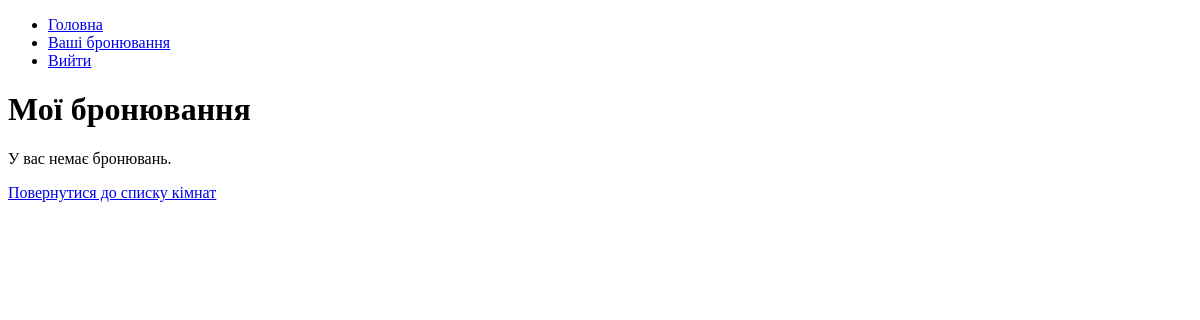
The app's page /my_bookings/ (signed in), older data.
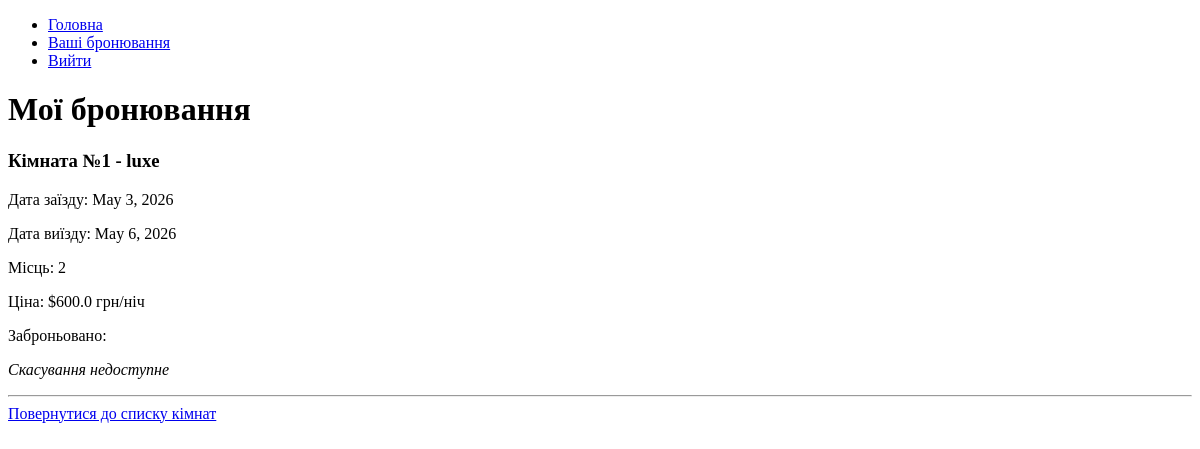
The same page, newer data.
### core/models.py (models this page shows, shortened)
class Booking(models.Model):
    user = models.ForeignKey(User, on_delete=models.CASCADE, related_name='bookings')
    room = models.ForeignKey(Room, on_delete=models.CASCADE, related_name='bookings')
    start_date = models.DateField()
    end_date = models.DateField()
    created_at = models.DateTimeField(auto_now_add=True)
    class Meta:
        verbose_name = 'Booking'
        verbose_name_plural = 'Bookings'

class Room(models.Model):
    number = models.IntegerField()
    capacity = models.IntegerField()
    price = models.FloatField()
    image = models.ImageField(upload_to='rooms', null = True)
    category = models.ForeignKey(Category, on_delete=models.SET_NULL, null=True, related_name='rooms')
    class Meta:
        verbose_name = 'Room'
        verbose_name_plural = 'Rooms'

class Category(models.Model):
    title = models.CharField(max_length=100)
    class Meta:
        verbose_name = 'Category'
        verbose_name_plural = 'Categories'
    def __str__(self):
        return self.title

### core/views.py (the view)
# urls.py: path('my_bookings/', views.user_bookings, name = 'user_bookings'),
def user_bookings(request):
    user = request.user
    context = {
        'bookings': Booking.objects.filter(user=user).order_by('-start_date')
    }
    return render(request=request, template_name='core/my_bookings.html', context=context)

### templates/core/my_bookings.html (shortened to what this page needs)
{% extends "base.html" %}
{% block content %}
<h1>Мої бронювання</h1>
{% if bookings %}
    {% for booking in bookings %}
        <div>
            <h3>Кімната №{{ booking.room.number }} - {{ booking.room.category }}</h3>
            <p>Дата заїзду: {{ booking.start_date }}</p>
            <p>Дата виїзду: {{ booking.end_date }}</p>
            <p>Місць: {{ booking.room.capacity }}</p>
            <p>Ціна: ${{ booking.room.price }} грн/ніч</p>
            <p>Заброньовано: {{ booking.room.created_at }}</p>
            {% if booking.start_date > today %}
               <form method= "post", action="{% url 'cancel_booking' booking.id %}">
                {% csrf_token %}
                <button type="submit" onclick="return confirm('Ви впевнені, що хочете скасувати це бронювання?')">Скасувати бронювання
                </button>
                </form>
            {% else %}
                <p><em>Скасування недоступне</em></p>
            {% endif %}
        </div>
        <hr>
    {% endfor %}
{% else %}
    <p>У вас немає бронювань.</p>
{% endif %}
<a href ="{% url 'rooms' %}">Повернутися до списку кімнат</a>
{% endblock %}

### templates/base.html (shortened to what this page needs)
<!DOCTYPE html>
<html lang="en">
<head>
</head>
<body>
    <header>
        <nav>
            <ul>
                <li><a href="{% url 'rooms' %}">Головна</a></li>
                {% if user.is_authenticated %}
                <li><a href="{% url 'user_bookings' %}">Ваші бронювання</a></li>
                <li><a href="{% url 'logout' %}">Вийти</a></li>
                {% else %}
                <li><a href="{% url 'login' %}">Увійти</a></li>
                {% endif %}
            </ul>
        </nav>
    </header>
    <main>
        {%block content%}
        {%endblock%}
    </main>
</body>
</html>

Row changes from the older to the newer data that the page shows:
added Booking: room.number "1", room.category "luxe", start_date "May 3, 2026", end_date "May 6, 2026", room.capacity "2", room.price "600.0", shows "Скасування недоступне"
Text that changed along with them:
text no longer shown: "У вас немає бронювань."
